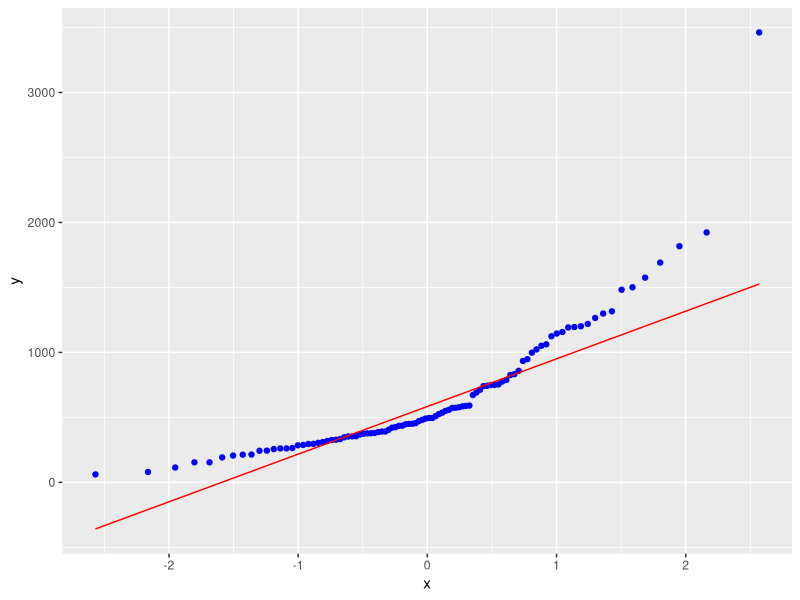
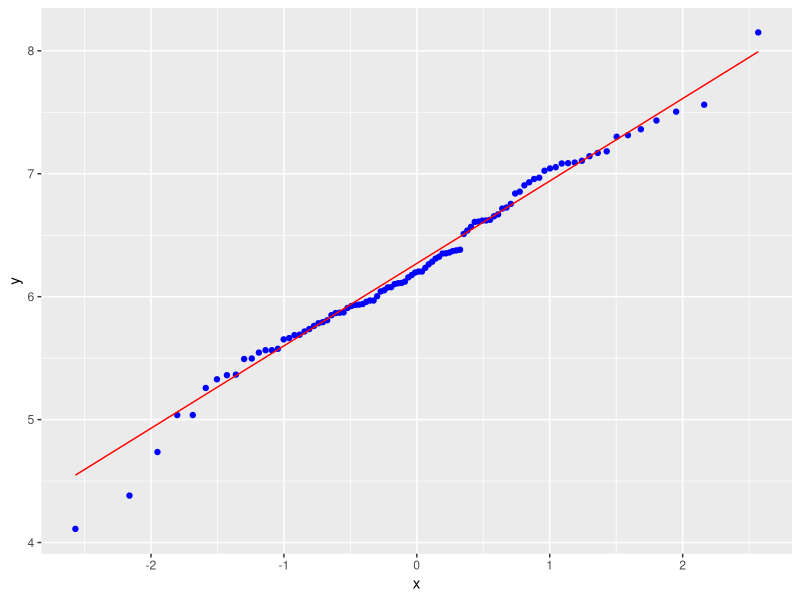
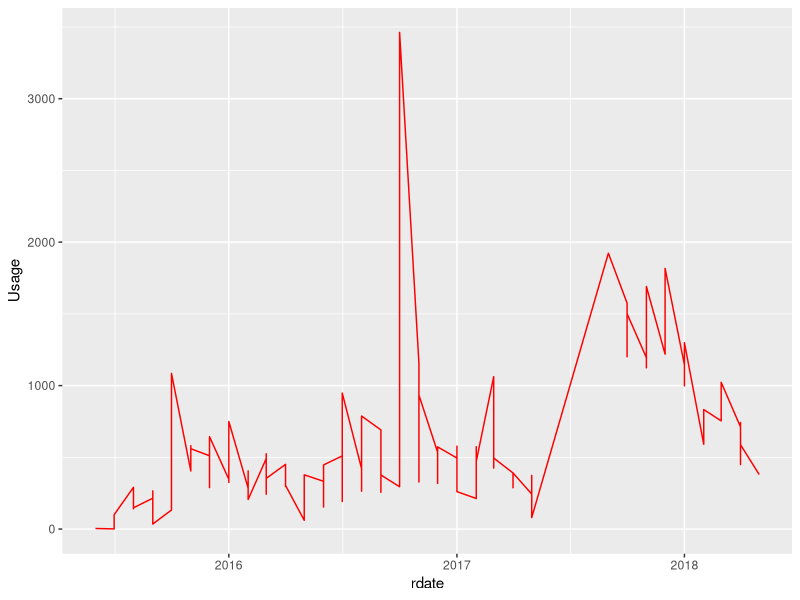

R code for these plots, in order: (Note: this script raises an error after producing the figures.)
## ---- chunk 1
knitr::opts_chunk$set(echo = FALSE)
## ---- chunk 2
library(readxl)
library(ggplot2)
library(data.table)
library(rstatix)
library(tidyr)
## ---- chunk 3
setwd("C:/Users/manish.grewal/emdp/R/JATAgri")

data <- read_excel("IMB733-XLS-ENG.xlsx", sheet = "Data Sheet")
bdata <- read_excel("IMB733-XLS-ENG.xlsx", sheet = "Belagavi_weather")
ddata <- read_excel("IMB733-XLS-ENG.xlsx", sheet = "Dharwad_weather")

#Remove the last row with totals
data <- data[-124,]
## ---- chunk 4
data1 <- data[95:123,"D6"]

test <- t.test(data1, mu = 60, alternative = "greater")
test
## ---- chunk 5
data2 <- data[,5:15]  # disease columns
sums <- lapply(data2, sum)
tot_usage <- Reduce("+", sums)

test <- prop.test(sums$D6, tot_usage, p = 0.15, alternative = "greater")
test
## ---- chunk 6
data3 <- data
data3$dummy <- c(rep("2015-16", 73), rep("2017-18", 50)) # flag variable

test <- t.test(data3$"No of users"~data3$dummy, mu = 0, alternative = "greater", var.eq = TRUE)
test
## ---- chunk 7
data4 <- data [26:123,]

shapiro.test(data4$Usage)
## ---- chunk 8
ggplot(data4, aes(sample = Usage)) +
  stat_qq(col="blue") +
  stat_qq_line(col="red")
## ---- chunk 9
## converting the data using log transformation and checking the normality

data4$logusage <- log(data4$Usage)

ggplot(data4, aes(sample = logusage)) +
  stat_qq(col="blue") +
  stat_qq_line(col="red")
## ---- chunk 10
shapiro.test(data4$logusage)
## ---- chunk 11
## using log transformed variables
anova <- aov (data4$logusage~data4$Week)
model.tables(anova, type = "means")
summary(anova)
## ---- chunk 12
anova1 <- aov (data4$Usage~data4$Week)
model.tables(anova1, type = "means")
summary(anova)
## ---- chunk 13
cor <- cor.test(data$"No of users", data$Usage)
cor
## ---- chunk 14

data$rdate <- data$"Month-Year"
ggplot(data, aes(rdate, Usage)) +
  geom_line(group = 1, color = "red")
## ---- chunk 15
data6 <- data[1:61,]
data7 <- data[62:123,]

data6$dummy <- "before"
data7$dummy <- "after"
newdata1 <- rbind(data6, data7)
## ---- chunk 16
t.test (newdata1$Usage~newdata1$dummy, mu = 0, alternative = "two.sided", conf.level = 0.95, paired = FALSE, var.eq = TRUE)
## ---- chunk 17
#options(digits = 2)
conds <- data.frame(Hmin = c(80, 83, 0, 85, 77, 80),
                    Hmax = c(100, 100, 100, 100, 85, 100),
                    Tmin = c(20, 21.5, 22, 22, 22, 25),
                    Tmax = c(24, 24.5, 24, 26, 24.5, 100),
                    row.names = paste0("D", c(1:5, 7)))

myttest <- function(bdata, temp_humid) {
  Hmin <- temp_humid$Hmin
  Hmax <- temp_humid$Hmax
  Tmin <- temp_humid$Tmin
  Tmax <- temp_humid$Tmax
  
  bdata1 <- subset(bdata, Temp >= Tmin & Temp <= Tmax & Humid >= Hmin & Humid <= Hmax)
  bdata2 <- subset(bdata, !(Temp >= Tmin & Temp <= Tmax & Humid >= Hmin & Humid <= Hmax))
  
  bdata1$weather <- "favourable"
  bdata2$weather <- "unfavourable"
  newbdata <- rbind(bdata1, bdata2)
  
  test1 <- t.test (newbdata$D ~ newbdata$weather, mu = 0, alternative = "two.sided", conf.level = 0.95, paired = FALSE, var.eq = FALSE)
  
  df <- test1$parameter[[1]]
  #critical <- abs(qt(0.05, df))
  critical <- abs(qt(0.05, df))
  result <- if(test1$p.value < 0.05) "Reject" else "Accept"
  
  # return the vector of desired values from t-test
  c(round(c(nrow(bdata1), nrow(bdata2), test1$estimate[[1]], test1$estimate[[2]], 
    sd(bdata1$D), sd(bdata2$D), test1$statistic[[1]], test1$p.value, 
    df, critical), 2), result)
}


resb <- data.frame(matrix(NA, nrow = 11, ncol = 6))
row.names(resb) <- c('Count of favourable months', 'Count of unfavourable months', 'Mean of favourable months', 'Mean of unfavourable months', 'Std. Dev. of favourable months', 'Std. Dev. of unfavourable months', 't-value', 'p-value', 'Degrees of Freedom', 'Critical Value', "Result (Accept / Reject Null Hypothesis)")
names(resb) <- paste0("D", c(1:5, 7))

# Belagavi Analysis
mydata <- data.frame(Temp = bdata$Temperature, Humid = bdata$Humidity)

for (name in names(resb)) {
  mydata$D <- unlist(bdata[name])
  resb[, name] <- myttest(mydata, conds[name,])
}

# Dharwad analysis
mydata <- data.frame(Temp = ddata$Temperature, Humid = ddata$`Relative Humidity`)

resd <- resb
for (name in names(resd)) {
  mydata$D <- unlist(ddata[name])
  resd[, name] <- myttest(mydata, conds[name,])
}

## ---- chunk 18
myplot <- function(data) {

  data1 <- data[,!(names(data) %in% c("D6", "D8", "D9", "D10", "D11" 
                                          , "Temperature", "Humidity"
                                          ))]
  
  data2 <- data[, names(data) %in% c("Months", "Temperature", "Humidity")] %>%
    pivot_longer(-Months, names_to = "Weather")

  colors <- c("Temperature" = "Red", "Humidity" = "Green")
  
  data1 %>%
    #select(-c(D8, D9, Temperature, Humidity))
    pivot_longer(-Months, names_to = "Disease") %>%
    ggplot( aes(x = Months)) +
      geom_bar(aes(y = value, fill = Disease), position = "dodge", stat = "identity") +
      geom_line(data = data2, aes(Months, y = value, group = Weather, color = Weather)) +
    labs(y = "App Usage\nTemperature(C)\nRel. Humidity(%)")
}
## ---- chunk 19
myplot(bdata)
## ---- chunk 20
names(ddata) <- sub("Relative ", "", names(ddata))
myplot(ddata)
## ---- chunk 21
knitr::kable(resb, caption = "Belagavi Weather and Disease Analysis")

## ---- chunk 22

## ---- chunk 23
knitr::kable(resd, caption = "Dharwad Weather and Disease Analysis")
